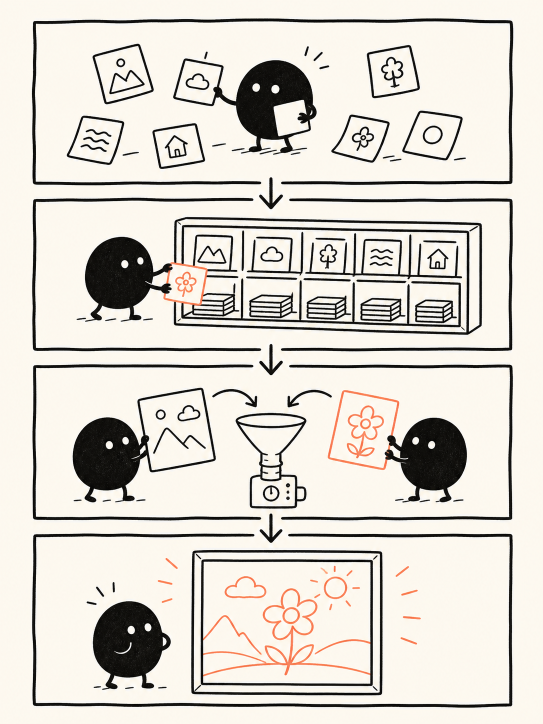
#> input picture projects/hand-drawn-styles/showcase/assets/generated/method-explainer.png, 1086 x 1448 px (shown at 1/2 size)
$ python style_effects.py ../../../../hand-drawn-styles/showcase/assets/generated/method-explainer.png out.png --preset polaroid
#> lines starting #> are read from the running program, lines starting #| are printed output that depends on the picture
#!/usr/bin/env python3
"""Deterministic Pillow presets that extend the stamp-edge research project."""

from __future__ import annotations

import argparse
import math
import random
from pathlib import Path

from PIL import Image, ImageChops, ImageDraw, ImageFilter, ImageFont, ImageOps


PRESETS = ("polaroid", "torn-paper", "film-frame", "ticket", "riso-print", "sticker-outline")


def font(size: int, *, bold: bool = False, serif: bool = False) -> ImageFont.FreeTypeFont | ImageFont.ImageFont:
    if serif:
        names = ["georgiab.ttf" if bold else "georgia.ttf", "timesbd.ttf" if bold else "times.ttf"]
    else:
        names = ["arialbd.ttf" if bold else "arial.ttf", "segoeui.ttf"]
    for name in names:
        candidate = Path("C:/Windows/Fonts") / name
        if candidate.exists():
            return ImageFont.truetype(str(candidate), size)
    try:
        fallback = "DejaVuSerif-Bold.ttf" if serif and bold else "DejaVuSerif.ttf" if serif else "DejaVuSans-Bold.ttf" if bold else "DejaVuSans.ttf"
        return ImageFont.truetype(fallback, size)
    except OSError:
        return ImageFont.load_default()


def limit_size(image: Image.Image, max_edge: int = 1400) -> Image.Image:
    result = image.copy()
    result.thumbnail((max_edge, max_edge), Image.Resampling.LANCZOS)
    return result


def with_shadow(foreground: Image.Image, *, pad: int = 72, offset: tuple[int, int] = (8, 14), blur: int = 18) -> Image.Image:
    foreground = foreground.convert("RGBA")
    canvas = Image.new("RGBA", (foreground.width + pad * 2, foreground.height + pad * 2), (0, 0, 0, 0))
    shadow = Image.new("RGBA", canvas.size, (0, 0, 0, 0))
    alpha = foreground.getchannel("A").filter(ImageFilter.GaussianBlur(blur))
    shade = Image.new("RGBA", foreground.size, (16, 21, 28, 86))
    shadow.paste(shade, (pad + offset[0], pad + offset[1]), alpha)
    canvas.alpha_composite(shadow)
    canvas.alpha_composite(foreground, (pad, pad))
    return canvas


def polaroid(image: Image.Image, caption: str) -> Image.Image:
    image = limit_size(image.convert("RGB"), 1200)
    border = max(32, round(min(image.size) * 0.055))
    bottom = round(border * 2.35)
    paper = Image.new("RGBA", (image.width + border * 2, image.height + border + bottom), "#fffdf5")
    paper.paste(image, (border, border))
    draw = ImageDraw.Draw(paper)
    draw.rectangle((border, border, border + image.width - 1, border + image.height - 1), outline="#d9d2c5", width=2)
    label = (caption or "FIELD NOTE / 2026").upper()
    draw.text((border, border + image.height + round(bottom * 0.35)), label, font=font(max(18, border // 2), bold=True), fill="#26313c")
    return with_shadow(paper, pad=max(70, border * 2))


# [122 lines left out: functions torn_paper, film_frame, ticket, riso_print, sticker_outline, not called in this run]


def render(image: Image.Image, preset: str, *, caption: str = "", seed: int = 24) -> Image.Image:
    if preset == "polaroid":
        return polaroid(image, caption)
    if preset == "torn-paper":
        return torn_paper(image, seed)
    if preset == "film-frame":
        return film_frame(image)
    if preset == "ticket":
        return ticket(image, caption)
    if preset == "riso-print":
        return riso_print(image, seed)
    if preset == "sticker-outline":
        return sticker_outline(image)
    raise ValueError(f"Unknown preset: {preset}")


def main() -> None:
    parser = argparse.ArgumentParser(description=__doc__)
    parser.add_argument("input", type=Path)
    parser.add_argument("output", type=Path)
    parser.add_argument("--preset", required=True, choices=PRESETS)
    parser.add_argument("--caption", default="")
    parser.add_argument("--seed", type=int, default=24)
    args = parser.parse_args()
    if not args.input.is_file():
        parser.error(f"input does not exist: {args.input}")
    args.output.parent.mkdir(parents=True, exist_ok=True)
    result = render(Image.open(args.input), args.preset, caption=args.caption, seed=args.seed)
#> in limit_size, result is the input picture: PIL image 1086x1448 RGB; mean R, G, B 219.1, 214.5, 206.7
#> in limit_size, `result.thumbnail((max_edge, max_edge), Image.Resampling.LANCZOS)`:
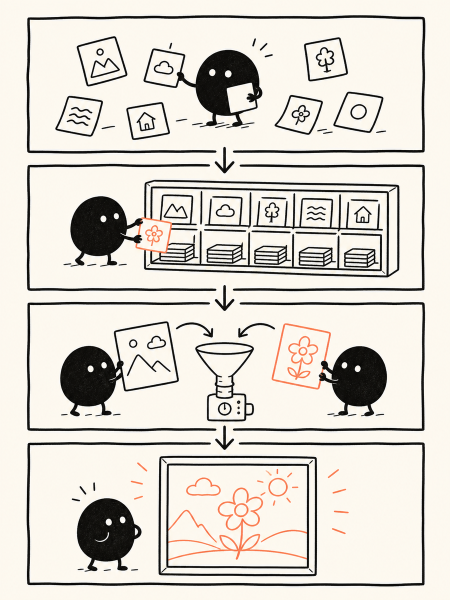
#> result: PIL image 900x1200 RGB (shown at 1/2 size); mean R, G, B 219, 214.5, 206.7
#> in polaroid, `paper = Image.new("RGBA", (image.width + border * 2, image.height + bo..`:
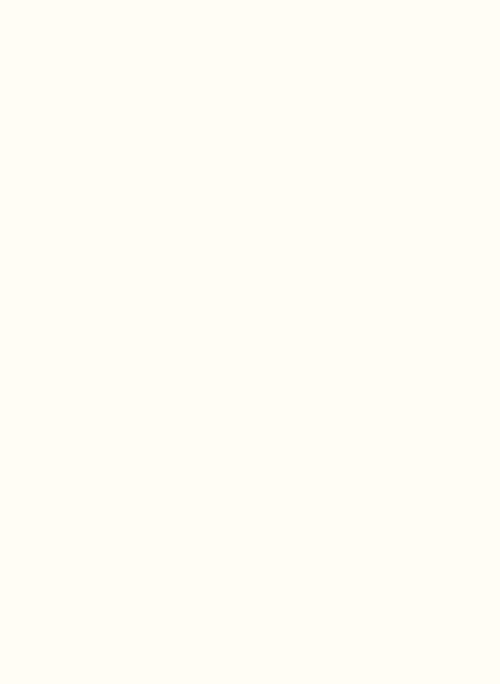
#> paper: PIL image 1000x1368 RGBA (shown at 1/2 size); mean R, G, B, A 255, 253, 245, 255
#> in polaroid, `paper.paste(image, (border, border))`:
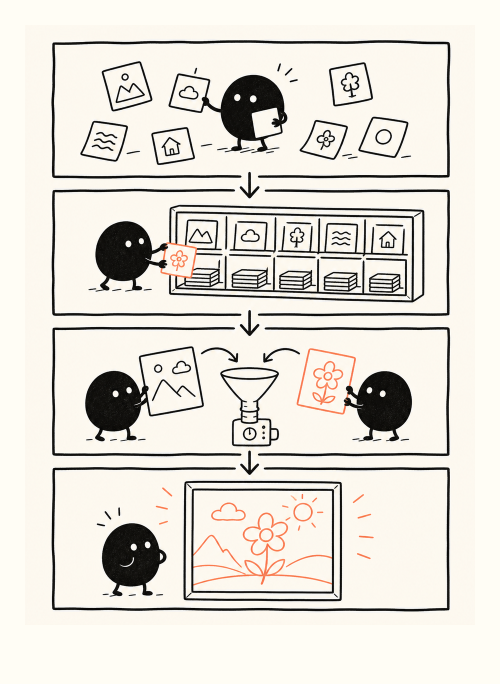
#> paper: PIL image 1000x1368 RGBA (shown at 1/2 size); mean R, G, B, A 226.6, 222.6, 214.7, 255
#> in with_shadow, `canvas = Image.new("RGBA", (foreground.width + pad * 2, foreground.hei..`: canvas: PIL image 1200x1568 RGBA; every value is 0
#> in with_shadow, `alpha = foreground.getchannel("A").filter(ImageFilter.GaussianBlur(blu..`: alpha: PIL image 1000x1368 L; every value is 255
#> in with_shadow, `shadow.paste(shade, (pad + offset[0], pad + offset[1]), alpha)`:
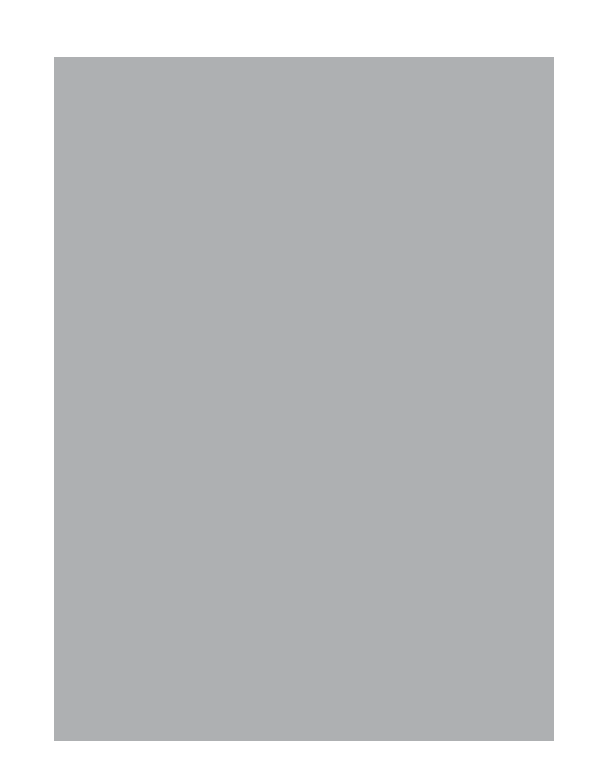
#> shadow: PIL image 1200x1568 RGBA (shown at 1/2 size); mean R, G, B, A 11.6, 15.3, 20.4, 62.5; transparent parts drawn white
#> in with_shadow, `canvas.alpha_composite(foreground, (pad, pad))`:
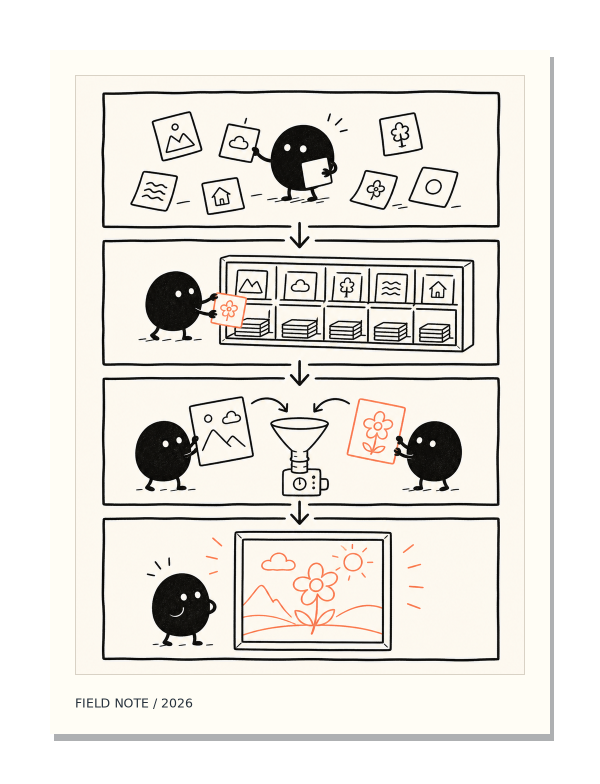
#> canvas: PIL image 1200x1568 RGBA (shown at 1/2 size); mean R, G, B, A 164.7, 161.8, 156.2, 186.5; transparent parts drawn white
    result.save(args.output, "PNG")
    print(f"saved: {args.output.resolve()} {result.mode} {result.size} preset={args.preset}")
#| saved: projects/stamp-edge-skill/extension/image-style-skill/scripts/out.png RGBA (1200, 1568) preset=polaroid


if __name__ == "__main__":
    main()

$ run again, on projects/hand-drawn-styles/showcase/assets/generated/story-01-problem.png
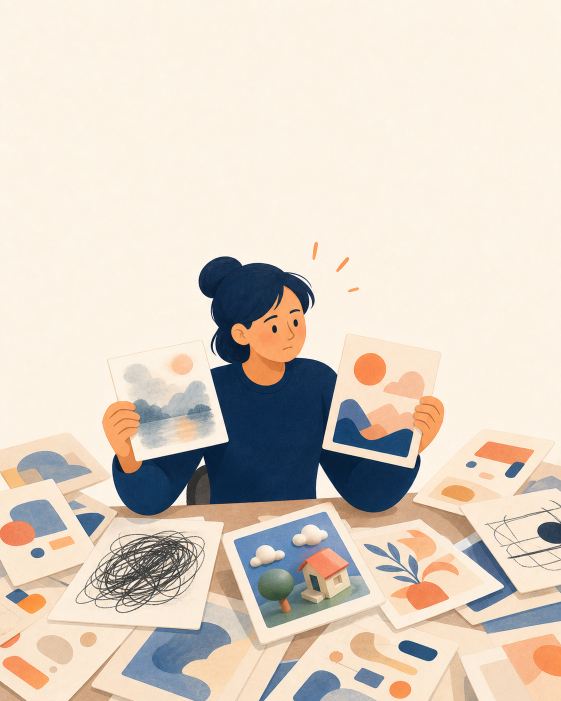
#> input picture projects/hand-drawn-styles/showcase/assets/generated/story-01-problem.png, 1122 x 1402 px (shown at 1/2 size)
#> in limit_size, result is the input picture: PIL image 1122x1402 RGB; mean R, G, B 220.4, 209.2, 196.9
#> result: PIL image 960x1200 RGB
#> alpha: PIL image 1066x1378 L; every value is 255
#> in with_shadow, `shadow.paste(shade, (pad + offset[0], pad + offset[1]), alpha)`:
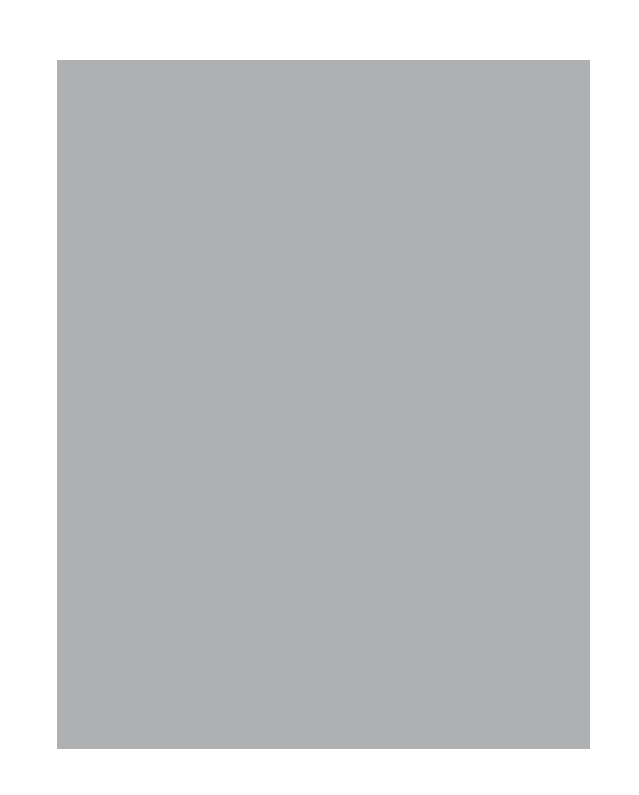
#> shadow: PIL image 1278x1590 RGBA (shown at 1/2 size); mean R, G, B, A 11.6, 15.2, 20.2, 62.2; transparent parts drawn white
#> in with_shadow, `canvas.alpha_composite(foreground, (pad, pad))`:
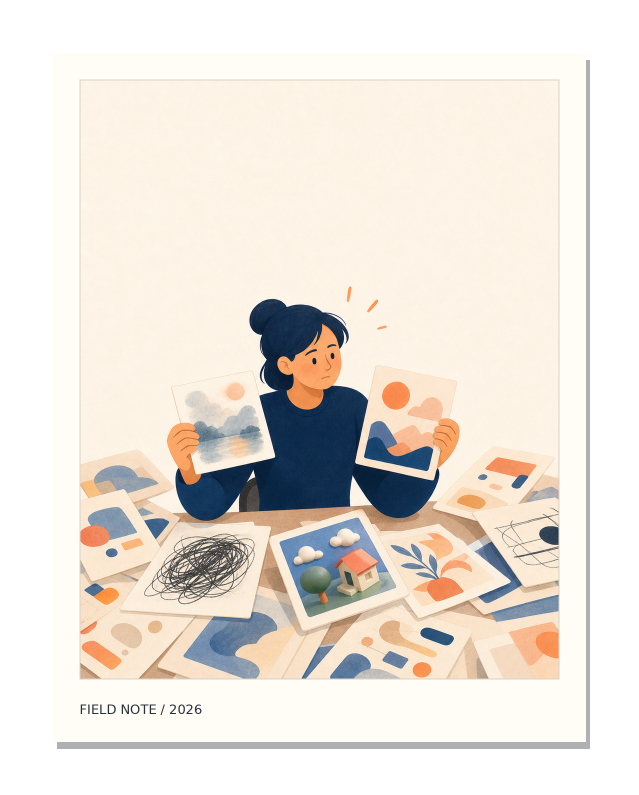
#> canvas: PIL image 1278x1590 RGBA (shown at 1/2 size); mean R, G, B, A 164.7, 158.1, 150, 185.4; transparent parts drawn white
#| saved: projects/stamp-edge-skill/extension/image-style-skill/scripts/out.png RGBA (1278, 1590) preset=polaroid

$ run again, on projects/hand-drawn-styles/showcase/assets/generated/story-03-route.png
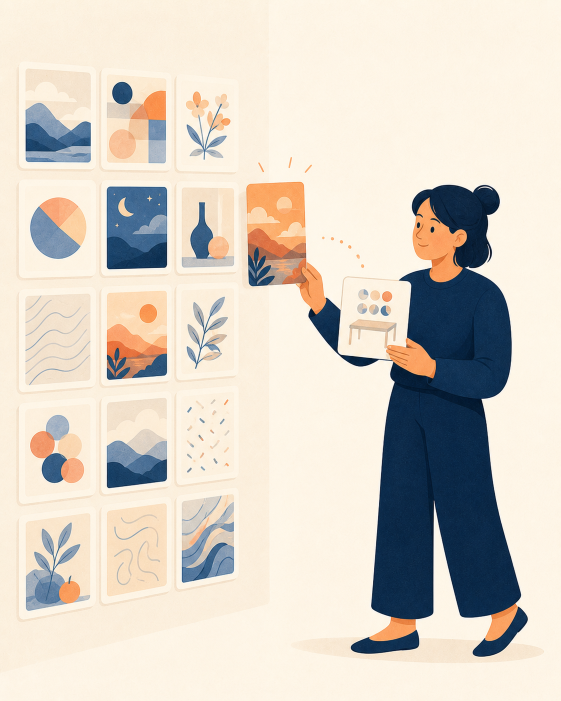
#> input picture projects/hand-drawn-styles/showcase/assets/generated/story-03-route.png, 1122 x 1402 px (shown at 1/2 size)
#> in limit_size, result is the input picture: PIL image 1122x1402 RGB; mean R, G, B 215.8, 208.6, 198
#> result: PIL image 960x1200 RGB
#> alpha: PIL image 1066x1378 L; every value is 255
#> in with_shadow, `shadow.paste(shade, (pad + offset[0], pad + offset[1]), alpha)`:
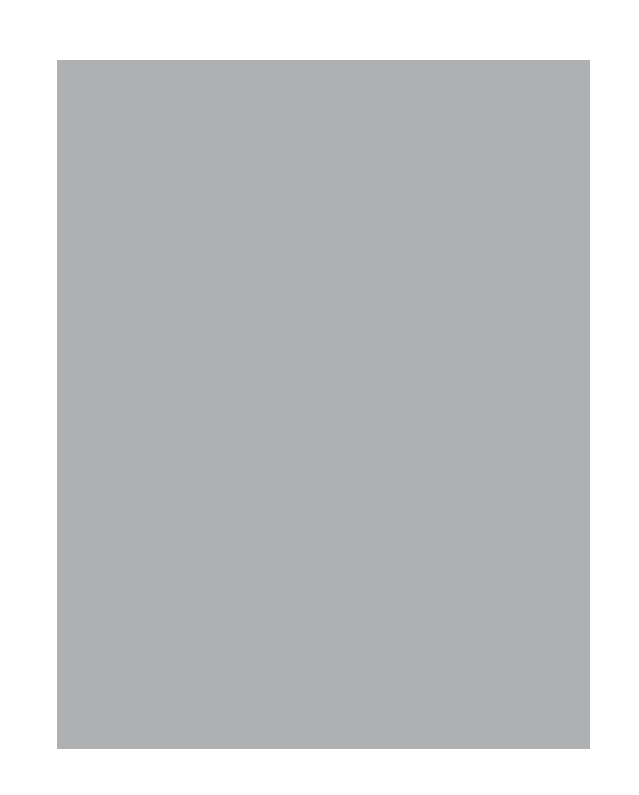
#> shadow: PIL image 1278x1590 RGBA (shown at 1/2 size); mean R, G, B, A 11.6, 15.2, 20.2, 62.2; transparent parts drawn white
#> in with_shadow, `canvas.alpha_composite(foreground, (pad, pad))`:
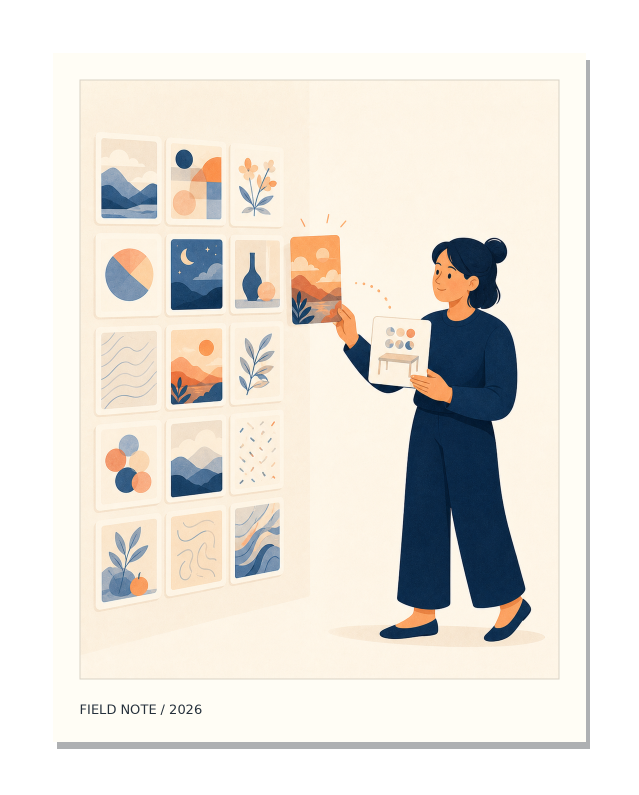
#> canvas: PIL image 1278x1590 RGBA (shown at 1/2 size); mean R, G, B, A 162, 157.7, 150.6, 185.4; transparent parts drawn white
#| saved: projects/stamp-edge-skill/extension/image-style-skill/scripts/out.png RGBA (1278, 1590) preset=polaroid

$ run again, on projects/hand-drawn-styles/showcase/assets/generated/story-04-assemble.png
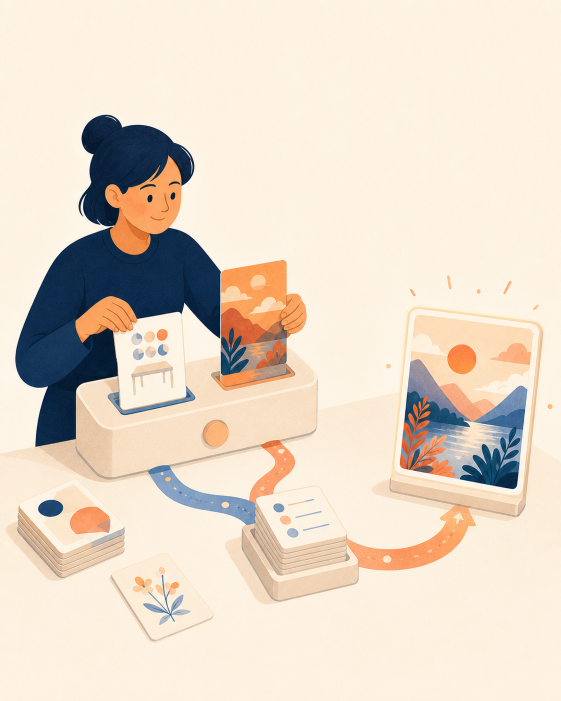
#> input picture projects/hand-drawn-styles/showcase/assets/generated/story-04-assemble.png, 1122 x 1402 px (shown at 1/2 size)
#> in limit_size, result is the input picture: PIL image 1122x1402 RGB; mean R, G, B 229.4, 216, 200.2
#> result: PIL image 960x1200 RGB
#> alpha: PIL image 1066x1378 L; every value is 255
#> in with_shadow, `shadow.paste(shade, (pad + offset[0], pad + offset[1]), alpha)`:
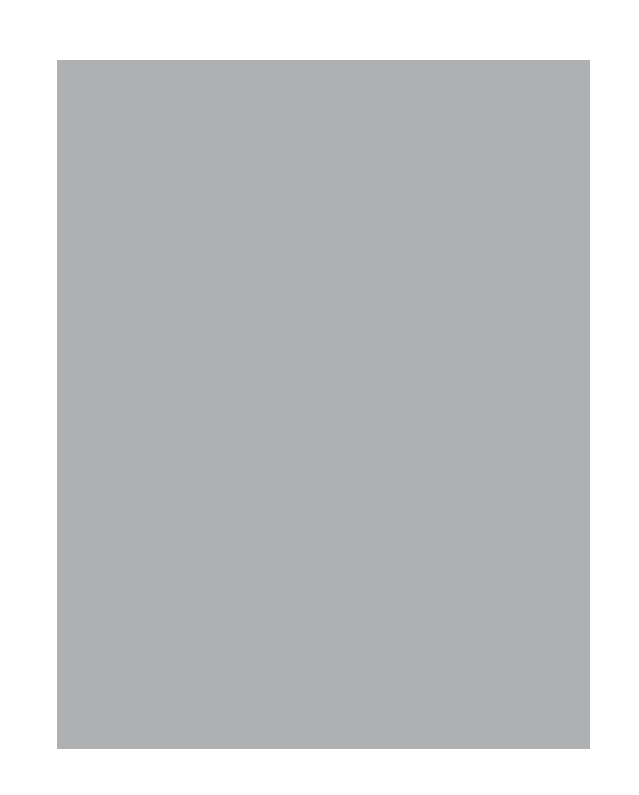
#> shadow: PIL image 1278x1590 RGBA (shown at 1/2 size); mean R, G, B, A 11.6, 15.2, 20.2, 62.2; transparent parts drawn white
#> in with_shadow, `canvas.alpha_composite(foreground, (pad, pad))`:
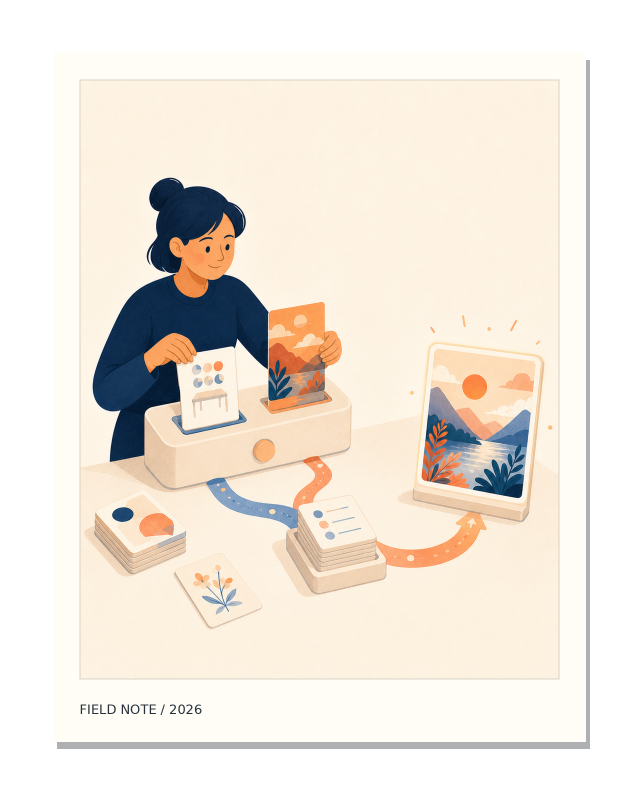
#> canvas: PIL image 1278x1590 RGBA (shown at 1/2 size); mean R, G, B, A 169.7, 161.9, 151.8, 185.4; transparent parts drawn white
#| saved: projects/stamp-edge-skill/extension/image-style-skill/scripts/out.png RGBA (1278, 1590) preset=polaroid
